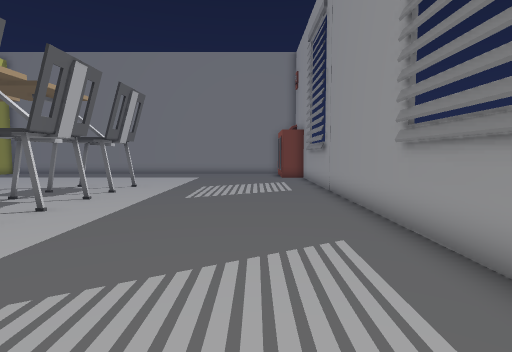
View 1 (above)

19 first-person views from a walk through a scene from a Unity 3-D project. The camera is 1.4 m above the floor, tilts 4° down and sees 80° across. The floor is counted in squares, 1 m on a side. Each view is taken from the middle of a square. On the plan, view 1 faces up. The plan holds only what a view shows up to about 14 squares ahead; the rest is blank.

View 2
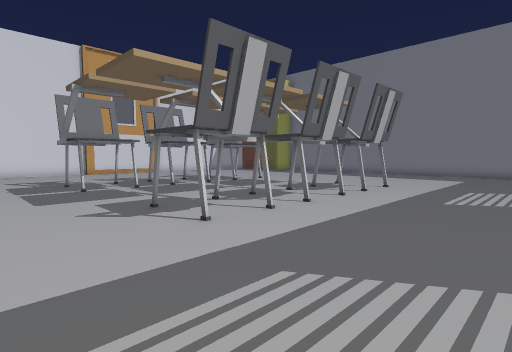

View 3
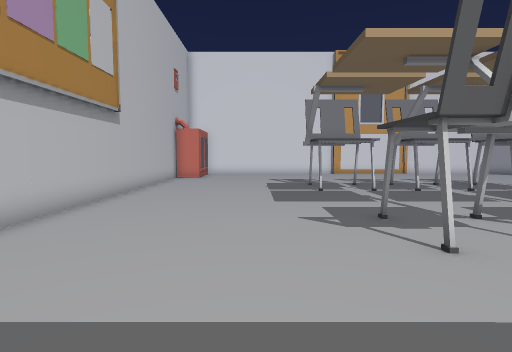

View 4
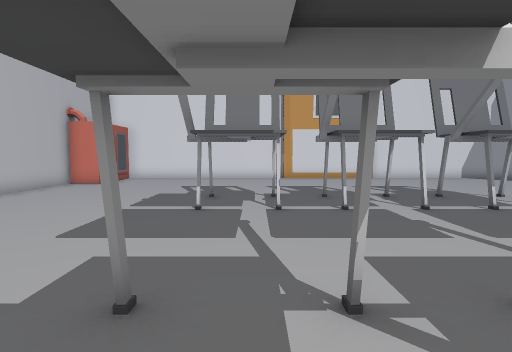

View 5
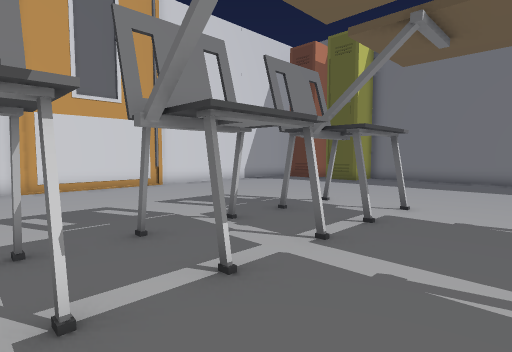

View 6
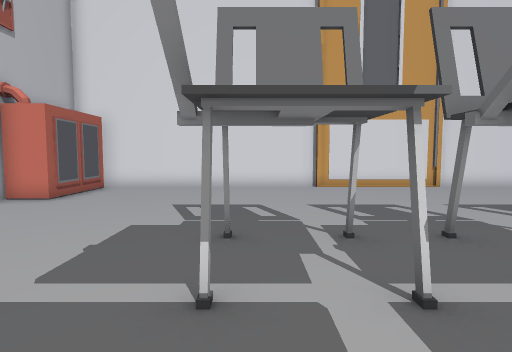

View 7
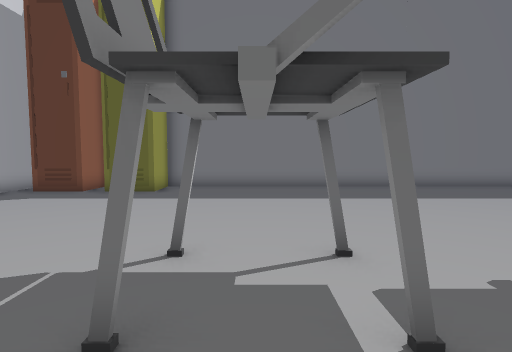

View 8
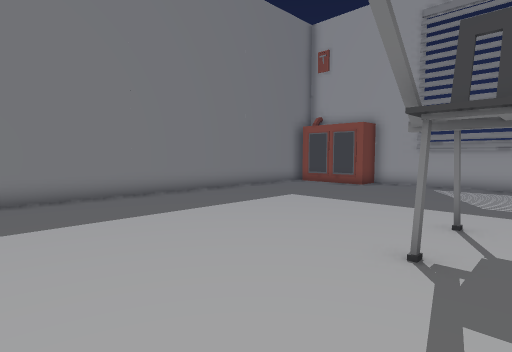

View 9
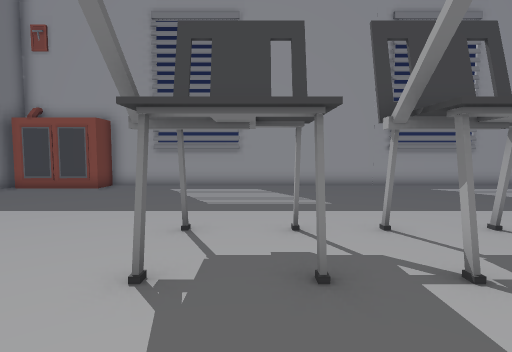

View 10
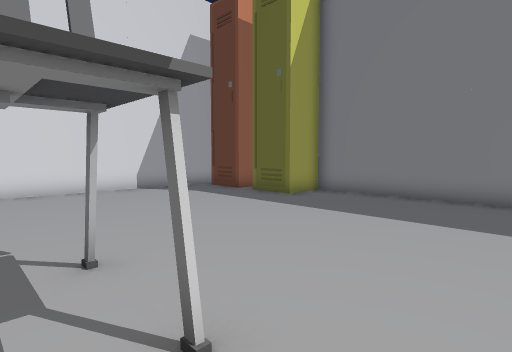

View 11
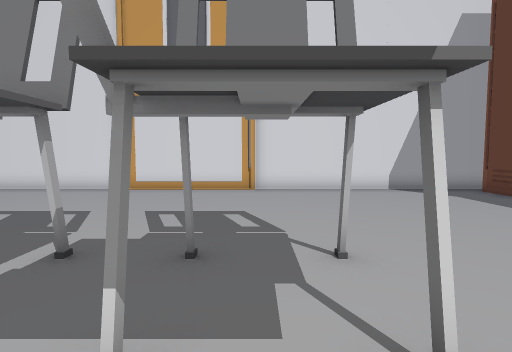

View 12
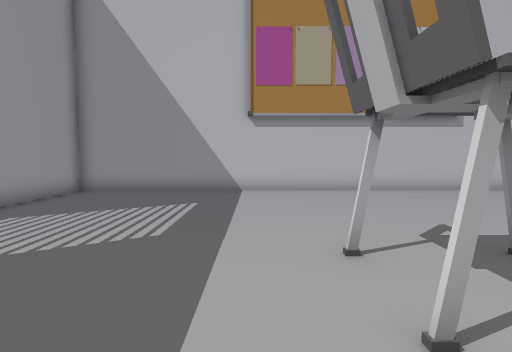

View 13
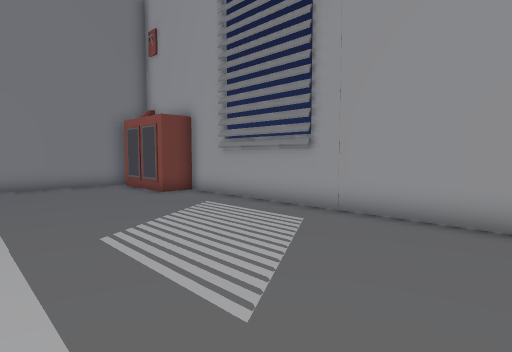

View 14
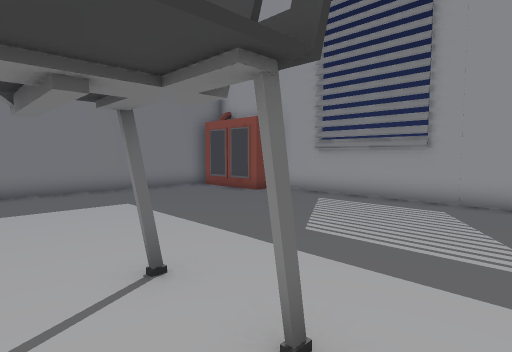

View 15
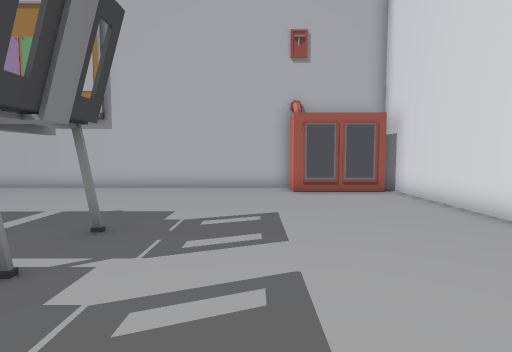

View 16
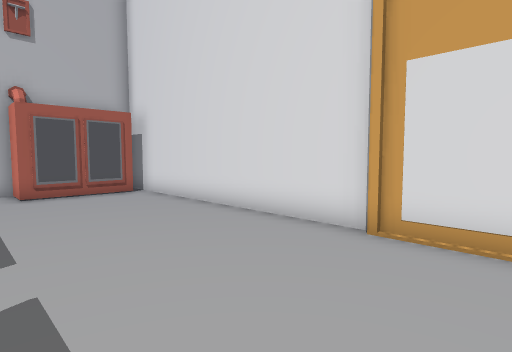

View 17
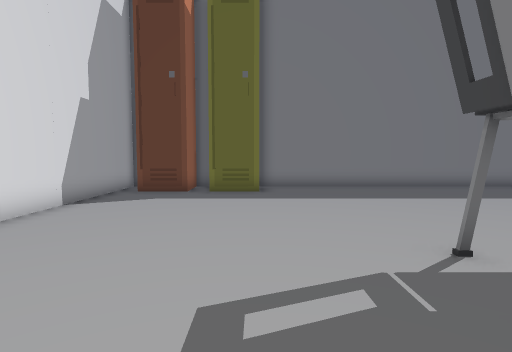

View 18
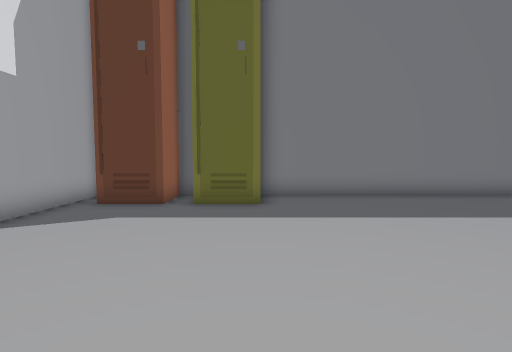

View 19
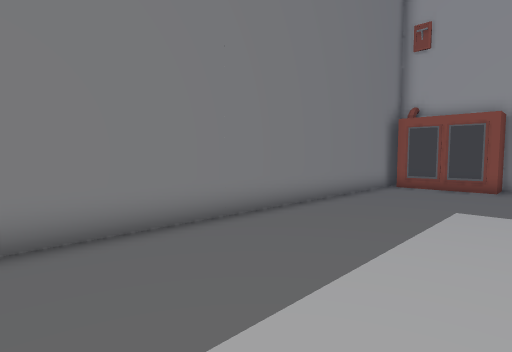

### Floor plan
Points are (right, up) in squares from view 1. A wall is a line through its corners. A room is listed if a view was taken in it or the views show most of it. See-through windows are left out.
Room 1 (views 1, 2, 3, 4, 5, 6, 7, 8, 9, 10, 11, 12, 13, 14, 15, 16, 17, 18, 19)
walls: (-7.8, 9.6) (-7.2, 9.6); (-12.6, 7.3) (-13.2, 7.3); (-12.6, 11.1) (-13.2, 11.1) (-12.8, 11.1); (-7.2, 5.8) (-7.8, 5.8); (-5.8, 7.5) (-5.2, 7.5); (-12.8, 5.5) (-13.2, 5.5); (-14.8, 9.3) (-15.2, 9.3); (-5.2, 9.5) (-5.8, 9.5); (-12.6, 13.1) (-13.2, 13.1); (-7.2, 13.1) (-7.8, 13.1); (-15.2, 9.4) (-14.8, 9.4); (-14.8, 11.1) (-15.2, 11.1) (-14.8, 11.1); (-5.2, 11.1) (-5.8, 11.1); (-7.8, 3.8) (-7.2, 3.8); (-5.2, 5.8) (-5.8, 5.8); (-13.2, 3.6) (-12.8, 3.6); (-14.8, 13.1) (-15.2, 13.1); (-5.2, 13.1) (-5.8, 13.1); (-5.8, 3.8) (-5.2, 3.8) (-5.8, 3.8); (2.7, 12.8) (2.7, 16.6); (2.7, 3) (2.7, 6); (2.9, 2.8) (2.9, 18.5) (1.6, 18.5) (1.6, 22); (-20.6, 20.6) (-22.6, 20.6); (-22.9, -2.4) (-19.4, -2.4) (-19.4, -3.9) (2.9, -3.9) (2.9, 2.2); (2.5, 22.4) (-17.9, 22.4) (-17.9, 20.6) (-19.9, 20.6); (-23.4, 22.5) (-23.4, -3.8)
ways out: gap at (-6.5, 4); gap at (-6.5, 9); gap at (-6.5, 11); gap at (-6.5, 13)

Where each view was taken, in squares from view 1:
view 1: 0 up, 0 right, facing up
view 2: 0 up, 0 right, facing up-left
view 3: 1 up, 1 left, facing left
view 4: 5 up, 5 left, facing left
view 5: 5 up, 10 left, facing up-left
view 6: 4 up, 10 left, facing left
view 7: 9 up, 14 left, facing up
view 8: 12 up, 12 left, facing up-right
view 9: 12 up, 11 left, facing right
view 10: 12 up, 11 left, facing up-left
view 11: 12 up, 11 left, facing left
view 12: 8 up, 4 left, facing down
view 13: 8 up, 4 left, facing up-right
view 14: 10 up, 7 left, facing up-right
view 15: 9 up, 18 left, facing down
view 16: 9 up, 18 left, facing down-left
view 17: 9 up, 18 left, facing up
view 18: 12 up, 18 left, facing up
view 19: 17 up, 12 left, facing up-right
